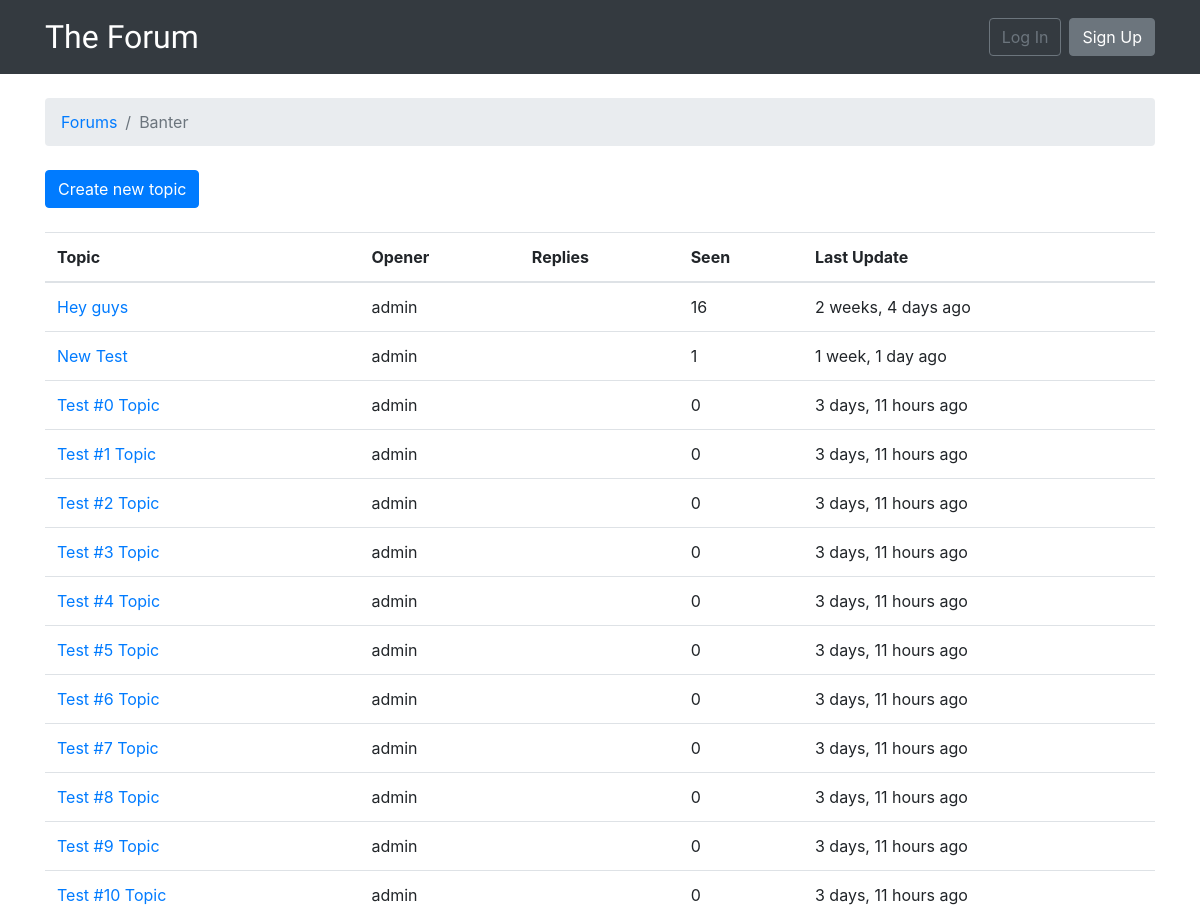
Before: /forum/1/ (upper part) with the older database file.
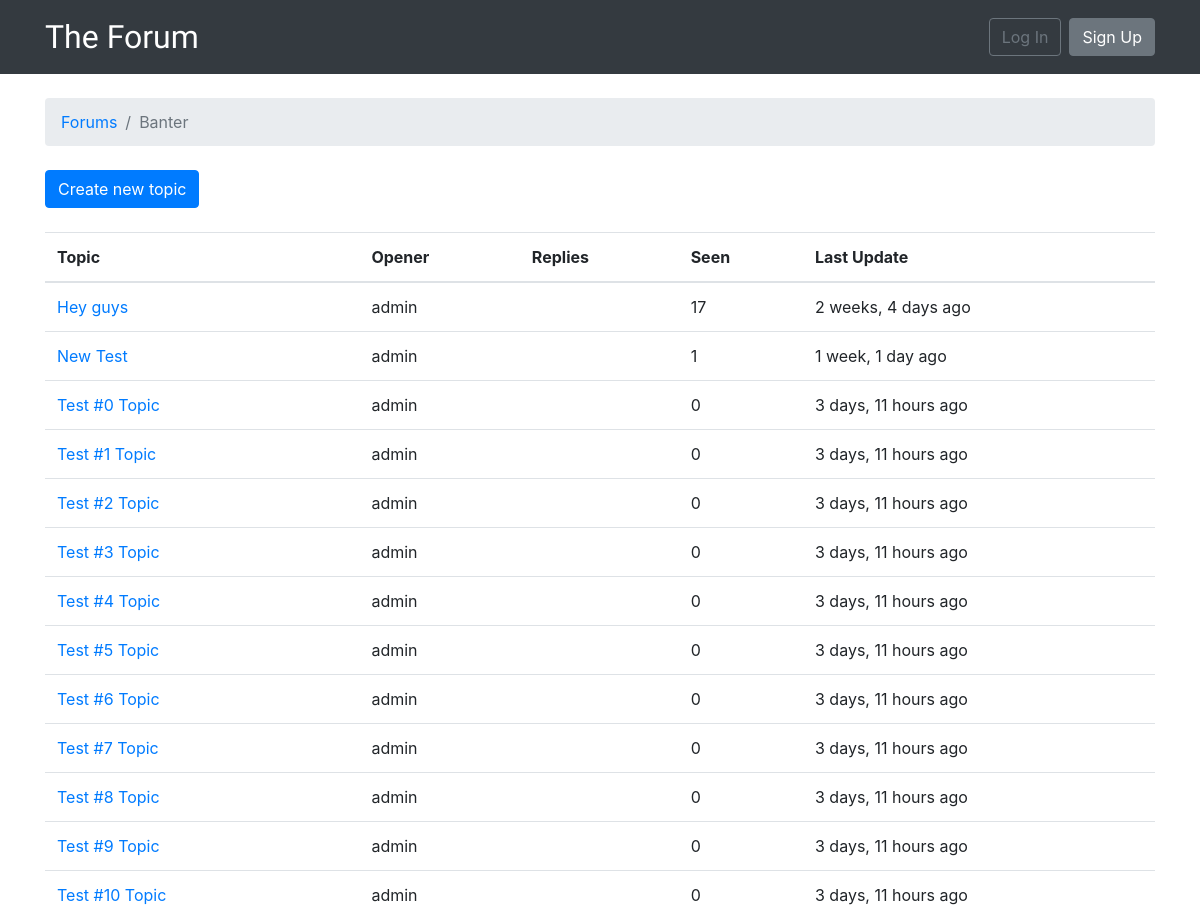
After: the same page with the newer database file.
### forum/models.py (models this page shows, shortened)
class Topic(models.Model):
    subject = models.CharField(max_length=255)
    last_updated = models.DateTimeField(auto_now_add=True)
    forum = models.ForeignKey(
        Forum, related_name='topics', on_delete=models.CASCADE)
    opener = models.ForeignKey(
        User, related_name='topics', on_delete=models.CASCADE)
    views = models.PositiveBigIntegerField(default=0)

### forum/views.py (the view)
# urls.py: path('forum/<int:pk>/', views.TopicListView.as_view(), name='forum_topics'),
class TopicListView(ListView):
    model = Topic
    context_object_name = 'topics'
    template_name = 'topics.html'
    paginate_by = 25
    def get_context_data(self, **kwargs):
        kwargs['forum'] = self.forum
        return super().get_context_data(**kwargs)
    def get_queryset(self):
        self.forum = get_object_or_404(Forum, pk=self.kwargs.get('pk'))
        queryset = self.forum.topics.order_by(
            '-last_updated').annotate(replies=Count('posts') - 1)
        return queryset

### templates/topics.html (shortened to what this page needs)
{% extends 'base.html' %}
{% load humanize %}
{% block breadcrumb %}
    <li class="breadcrumb-item"><a href="{% url 'home' %}">Forums</a></li>
    <li class="breadcrumb-item active">{{ forum.name }}</li>
{% endblock %}
{% block content %}
    <div class="mb-4">
        <a href="{% url 'new_topic' forum.pk %}" class="btn btn-primary">Create new topic</a>
    </div>
    <table class="table mb-4">
        <thead class="thead-inverse">
            <tr>
                <th>Topic</th>
                <th>Opener</th>
                <th>Replies</th>
                <th>Seen</th>
                <th>Last Update</th>
            </tr>
        </thead>
        <tbody>
            {% for topic in forum.topics.all %}
                {% url 'topic_posts' forum.pk topic.pk as topic_url %}
                <tr>
                    <td>
                        <p class="mb-0">
                        <a href="{{ topic_url }}">{{ topic.subject }}</a>
                        </p>
                    </td>
                    <td>{{ topic.opener.username }}</td>
                    <td>{{ topic.replies }}</td>
                    <td>{{ topic.views }}</td>
                    <td>{{ topic.last_updated|naturaltime }}</td>
                </tr>
            {% endfor %}
        </tbody>
    </table>
{% endblock %}

Changed rows visible on the page:
changed Topic "Hey guys": views "16" → "17"
